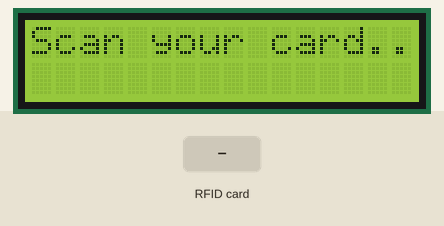
The program below on a simulated ESP32. On the bench: 16×2 character LCD. The test bench sets the inputs (shaded band). WiFi joins after 1.5 s; servers stay silent unless stated; uploads are accepted with an empty reply; what the program prints to the serial monitor is not drawn.

Above: at 2.9 s.
3.0 s: RFID card 5E 7A 19 C4 held to the reader
At 3.29 s:
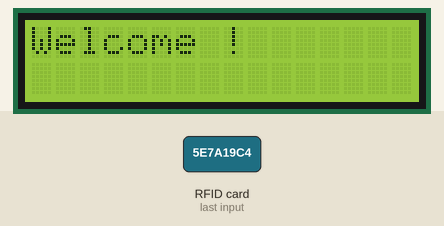
At 4.5 s:
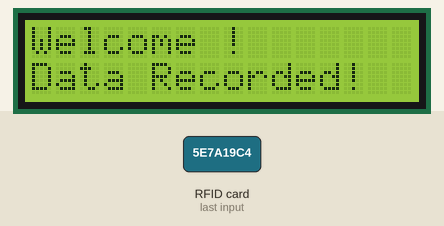
Timing chart, 0 to 6.0 s (numbered marks = the images above; inputs shaded):
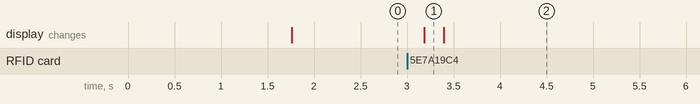

The program:

main.cpp
```cpp
#include <Arduino.h>

// LCD_I2C Dependencies
#include <LiquidCrystal_I2C.h>

// WiFi Dependencies
#include <WiFi.h>
#include <WiFiClientSecure.h>
#include <HTTPClient.h>

// RC522 Dependencies
#include <SPI.h>
#include <MFRC522.h>

// LCD Definitions
int colLen = 16;
int rowLen = 2;
LiquidCrystal_I2C lcd(0x27, colLen, rowLen);

// Definitions for RC522
#define SS_PIN 5
#define RST_PIN 0
#define NR_OF_READERS 2

MFRC522 rfid(SS_PIN, RST_PIN); // Create MFRC522 instance.
MFRC522::MIFARE_Key key;
MFRC522::StatusCode status;

byte bufferLen = 18;
byte readBlockData[18];
byte sector = 1;

String urlString;

// Definition of Data that will be written in the Tag / Card
int blockNum = 2;

// WiFi Definitions
const char *ssid = "IoT";
const char *password = "iottesting123";

// HTTP Server Definition
const String sheetURL = "https://script.google.com/macros/s/AKfycbye45JrHpUc6cEhl9t68a_INpHbtEMFmyNVtRF0zS7o1zlv9uEV6UWs3eEbnz7Ssl-V/exec?name="; // Please change this following your Spreadsheet URL.

/**************** Read Functions() ****************/

void readDataFromBlock(int blockNum, byte readBlockData[])
{
  // Authenticate using key A
  Serial.println(F("Authenticating using key A..."));
  status = (MFRC522::StatusCode)rfid.PCD_Authenticate(MFRC522::PICC_CMD_MF_AUTH_KEY_A, blockNum, &key, &(rfid.uid));
  if (status != MFRC522::STATUS_OK)
  {
    Serial.print(F("Authentication Failed to Write: "));
    Serial.println(rfid.GetStatusCodeName(status));
    return;
  }
  else
  {
    Serial.println("Authentication Success");
  }

  // Read data from the block (again, should now be what we have written)
  Serial.print(F("Reading data from block "));
  Serial.print(blockNum);
  Serial.println(F(" ..."));

  status = (MFRC522::StatusCode)rfid.MIFARE_Read(blockNum, readBlockData, &bufferLen);
  if (status != MFRC522::STATUS_OK)
  {
    Serial.print(F("MIFARE_Read() failed: "));
    Serial.println(rfid.GetStatusCodeName(status));
  }
  else
  {
    Serial.println("Successfully read data from block!");
  }
}

void setup()
{
  Serial.begin(9600);

  // Starting / Initialize LCD
  lcd.init();
  lcd.backlight();
  lcd.clear();
  lcd.setCursor(0, 0);
  lcd.print("Initializing System...");

  // Starting WiFi Connectivity
  Serial.println("Connecting to Access Point...");
  WiFi.begin(ssid, password);

  while (WiFi.status() != WL_CONNECTED)
  {
    Serial.print(".");
    delay(200);
  }

  Serial.println();
  Serial.println("WiFi Connected...");
  Serial.print("IP Address: ");
  Serial.println(WiFi.localIP());
  Serial.println();

  // Starting / Initializing RC522
  SPI.begin();
  rfid.PCD_Init();

  // Prepare the key (used both as key A and as key B)
  // using FFFFFFFFFFFFh which is the default at chip delivery from the factory
  for (byte i = 0; i < 6; i++)
  {
    key.keyByte[i] = 0xFF;
  }
  // Set LCD
  lcd.clear();
  lcd.setCursor(0, 0);
  lcd.print("Scan your card...");
}

void loop()
{
  // Reset the loop if no new card present on the sensor/reader. This saves the entire process when idle.
  if (!rfid.PICC_IsNewCardPresent())
    return;

  // Select one of the cards
  if (!rfid.PICC_ReadCardSerial())
    return;

  Serial.println("**Card Detected");
  lcd.clear();
  lcd.setCursor(0, 0);
  lcd.print("Card Detected!");

  /*---------------- Start to read data to block -----------------*/
  Serial.println("Reading data from block...");
  lcd.clear();
  lcd.setCursor(0, 0);
  lcd.print("Reading data from block...");
  readDataFromBlock(blockNum, readBlockData);
  /*---------------- End to read data to block -----------------*/

  /*---------------- Print the result of the block -----------------*/
  Serial.print("\n");
  Serial.print("Data in RFID:");
  Serial.print(blockNum);
  Serial.print(" --> ");
  for (int j = 0; j < 16; j++)
  {
    Serial.write(readBlockData[j]);
  }
  lcd.clear();
  lcd.setCursor(0, 0);
  lcd.print("Welcome " + String((char *)readBlockData) + "!");
  /*---------------- Print the result of the block -----------------*/

  /*---------------- Send data to Google SpreadSheet -----------------*/

  if (WiFi.status() == WL_CONNECTED)
  {

    urlString = sheetURL + String((char *)readBlockData);

    WiFiClientSecure client;
    client.setInsecure();

    // HTTP
    HTTPClient https;
    Serial.println("[HTTPS] Begin....");
    if (https.begin(client, (String)urlString))
    {
      // Send HTTP GET request
      int httpResponseCode = https.GET();

      if (httpResponseCode > 0)
      {
        Serial.print("HTTP Response code: ");
        Serial.println(httpResponseCode);
        String payload = https.getString();
        Serial.println(payload);
        lcd.setCursor(0, 1);
        lcd.print("Data Recorded!");
        delay(2000);
      }
      else
      {
        Serial.print("Error code: ");
        Serial.println(httpResponseCode);
      }
      // Free resources
      https.end();
      delay(1000);
    }
  }
  else
  {
    Serial.println("[HTTPS] Unable to Connect...");
  }
  /*---------------- Send data to Google SpreadSheet -----------------*/

  // Halt PICC
  rfid.PICC_HaltA();
  // Stop encryption on PCD
  rfid.PCD_StopCrypto1();

  // Set LCD
  lcd.clear();
  lcd.setCursor(0, 0);
  lcd.print("Scan your card...");
}
```

Measured:
- after the input at 3.0 s, the display: changes after 0.18 s (image 1)
